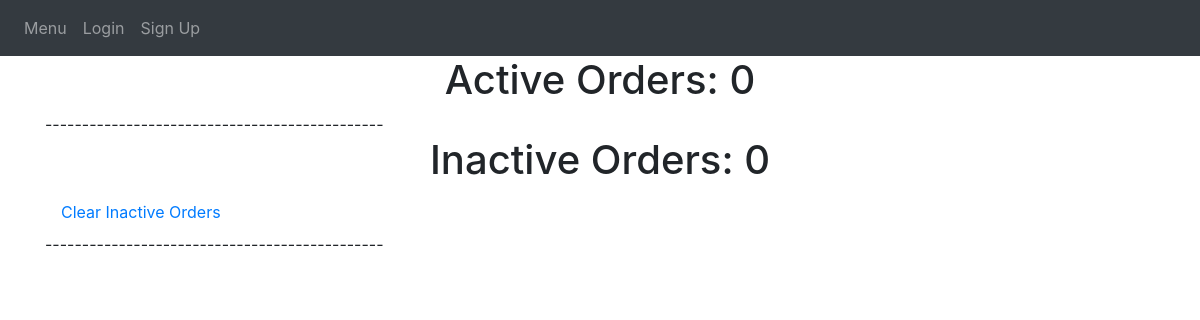
Page /view-orders on the earlier database version.
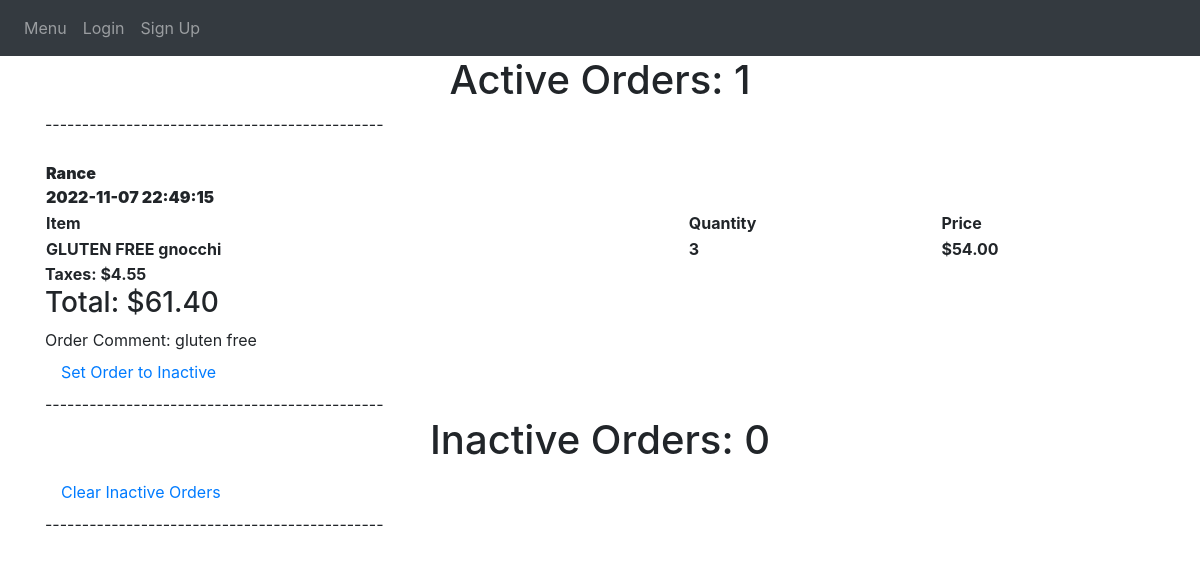
Same page on the later database version.
### avanzareApp/models.py (models this page shows)
class Order(db.Model):
    id = db.Column(db.Integer, primary_key=True)
    name = db.Column(db.String(150))
    comment = db.Column(db.String(10000))
    taxes = db.Column(db.Float)
    total = db.Column(db.Float)
    date = db.Column(db.DateTime(timezone=True), default=func.now())
    user_id = db.Column(db.Integer, db.ForeignKey('user.id'))
    is_active = db.Column(db.String(10))
    items = db.relationship('Menu_order')

class Menu_order(db.Model):
    id = db.Column(db.Integer, primary_key=True)
    name = db.Column(db.String(150))
    price = db.Column(db.String(150))
    description = db.Column(db.String(10000))
    menu_type = db.Column(db.String(150))
    gluten_free = db.Column(db.String(150))
    vegan = db.Column(db.String(150))
    date = db.Column(db.DateTime(timezone=True), default=func.now())
    order_id = db.Column(db.Integer, db.ForeignKey('order.id'))

### avanzareApp/views.py (the view)
@views.route('/view-orders', methods=['POST', 'GET'])
def view_orders():
    active_orders = Order.query.filter(Order.is_active == 'Active').all()
    inactive_orders = Order.query.filter(Order.is_active == 'Inactive').all()
    return render_template('view_orders.html', active_orders=active_orders, inactive_orders=inactive_orders, user=current_user)

### avanzareApp/templates/view_orders.html (shortened to what this page needs)
{% extends "base.html" %} {% block title %}Home{% endblock %}
{% block content %}
{% set count = namespace(value=0) %}
{% for order in active_orders %}
    {% set count.value = count.value + 1 %}
{% endfor %}
<h1 align="center">Active Orders: {{ count.value }}</h1>
<div>----------------------------------------------</div>
{% for order in active_orders|reverse %}
    {% set lst =  [] %}
    <table style="width:100%">
            <tr>
                <th>
                    <b>{{ order.name }}</b>
                    <br />
                    <b>{{ order.date }}</b>
                </th>
            </tr>
              <tr>
                  <th>Item</th>
                  <th>Quantity</th>
                  <th>Price</th>
              </tr>
    {% for item in order.items %}
        {% set count = namespace(value=0) %}
        {% set print_once = 1 %}
        {% if item.name not in lst %}
            {% for item_count in order.items %}
                {% if item.name == item_count.name %}
                    {% set count.value = count.value + 1 %}
                {% endif %}
            {% endfor %}
            {% if print_once == 1 %}
                <tr>
                <th>{{ item.name }}</th>
                <th>{{ count.value }}</th>
                {% set tmp = (item.price | int) %}
                <th>{{ "${:,.2f}".format(count.value * tmp) }}</th>
                </tr>
            <br />
            {% endif %}
            {% set print_once = 1 %}
        {% endif %}
    {% endfor %}
    </table>
    {% if "${:,.2f}".format(order.taxes) == "$-0.00" %}
       <b>Taxes: $0.00</b>
    {% else %}
        <b>Taxes: {{ "${:,.2f}".format(order.taxes) }}</b>
    {% endif %}
    {% if "${:,.2f}".format(order.total + order.taxes) == "$-0.00" %}
       <h3>Total: $0.00</h3>
    {% else %}
        <h3>Total: {{ "${:,.2f}".format(order.total + order.taxes) }}</h3>
    {% endif %}
    {% if order.comment != "" and order.comment is not none %}
        <div>Order Comment: {{ order.comment }}</div>
    {% endif %}
    <a class="nav-item nav-link" href="{{ url_for('views.deactivate_orders', id=order.id) }}">Set Order to Inactive</a>
    <div>----------------------------------------------</div>
{% endfor %}
{% set count = namespace(value=0) %}
{% for order in inactive_orders %}
    {% set count.value = count.value + 1 %}
{% endfor %}
<h1 align="center">Inactive Orders: {{ count.value }}</h1>
<a class="nav-item nav-link" href="{{ url_for('views.clear_inactive_orders') }}">Clear Inactive Orders</a>
<div>----------------------------------------------</div>
{% endblock %}

Differences in the rows shown:
added Order: name "Rance", date "2022-11-07 22:49:15", taxes "$4.55", order.total+order.taxes "$61.40", comment "gluten free"
added Menu_order: name "GLUTEN FREE gnocchi", value "3", value "$54.00"
Other differences:
{{ count.value }}: "0" → "1"
